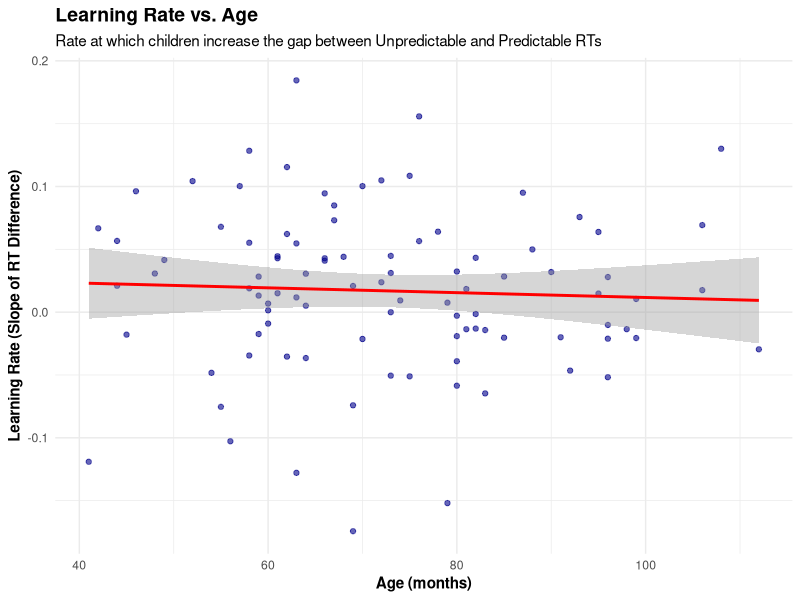
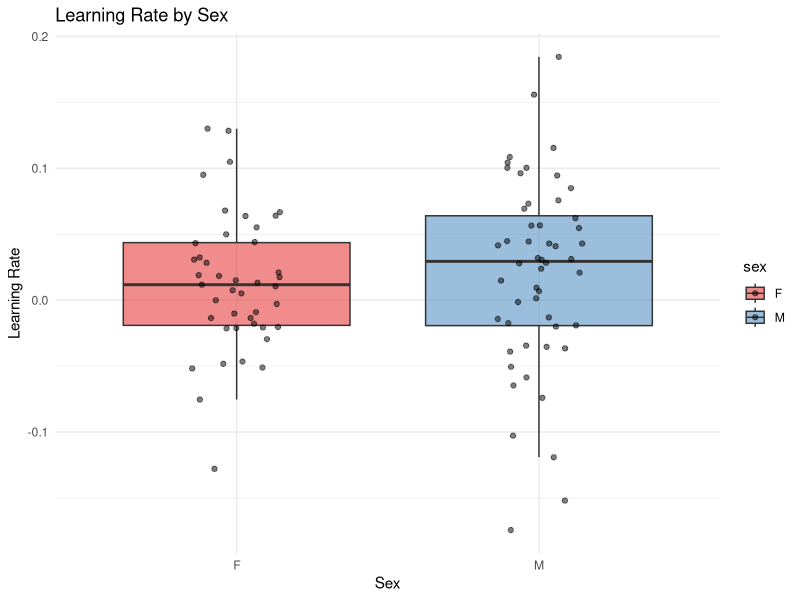

R code for these plots, in order:
## ---- chunk 1
library(tidyverse)
## ---- chunk 2
df_analysis <- read_delim("VSL_main_data.csv", delim = ";") |> 
  mutate(
    diff1 = D1 - I1,
    diff2 = D2 - I2,
    diff3 = D3 - I3,
    diff4 = D4 - I4
  ) |> 
  select(ID, age, starts_with("diff"), sex) |> 
  pivot_longer(
    cols = starts_with("diff"),
    names_to = "block_str",
    values_to = "rt_diff"
  ) |> 
  mutate(
    block = as.numeric(str_extract(block_str, "\\d"))
  )

subject_slopes <- df_analysis |> 
  group_by(ID, age, sex) |> 
  summarise(
    learning_rate = coef(lm(rt_diff ~ block))[2],
    .groups = "drop"
  ) |> 
  filter(!is.na(learning_rate))

head(subject_slopes)

ggplot(subject_slopes, aes(x = age, y = learning_rate)) +
  geom_point(alpha = 0.6, color = "darkblue") +
  geom_smooth(method = "lm", color = "red", se = TRUE) +
  labs(
    title = "Learning Rate vs. Age",
    subtitle = "Rate at which children increase the gap between Unpredictable and Predictable RTs",
    x = "Age (months)",
    y = "Learning Rate (Slope of RT Difference)"
  ) +
  theme_minimal() +
  theme(
    plot.title = element_text(face = "bold", size = 14),
    axis.title = element_text(face = "bold")
  )
## ---- chunk 3
ggplot(subject_slopes, aes(x = sex, y = learning_rate, fill = sex)) +
  geom_boxplot(outlier.shape = NA, alpha = 0.5) +
  geom_jitter(width = 0.15, alpha = 0.5) +
  labs(title = "Learning Rate by Sex",
       x = "Sex", 
       y = "Learning Rate") +
  theme_minimal() +
  scale_fill_manual(values = c("F" = "#E41A1C", "M" = "#377EB8"))
